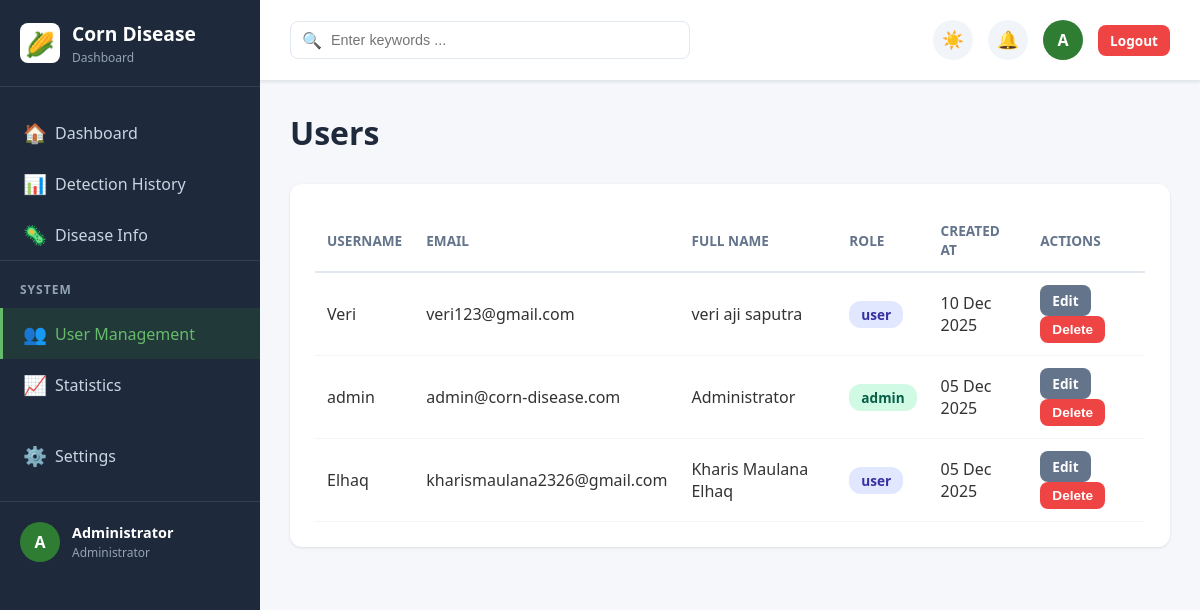
/admin/users (signed in), run on the app's committed database.
### app.py (models this page shows, shortened)
class User(db.Model):
    id = db.Column(db.Integer, primary_key=True)
    username = db.Column(db.String(80), unique=True, nullable=False)
    email = db.Column(db.String(120), unique=True, nullable=False)
    password_hash = db.Column(db.String(255), nullable=False)
    full_name = db.Column(db.String(100), nullable=True)
    phone = db.Column(db.String(20), nullable=True)
    role = db.Column(db.String(20), default='user')  # 'user' or 'admin'
    created_at = db.Column(db.DateTime, default=datetime.utcnow)
    def is_admin(self):
        return self.role == 'admin'

### app.py (the view)
@app.route('/admin/users')
@admin_required
def admin_users():
    users = User.query.order_by(User.created_at.desc()).all()
    return render_template('admin/users/index.html', users=users)

### app.py (called while the page is built)
def admin_required(f):
    @wraps(f)
    def decorated_function(*args, **kwargs):
        if 'user_id' not in session:
            flash('Silakan login terlebih dahulu', 'warning')
            return redirect(url_for('admin_login'))
        user = User.query.get(session['user_id'])
        if not user or not user.is_admin():
            flash('Akses ditolak. Hanya admin yang dapat mengakses halaman ini.', 'error')
            return redirect(url_for('home'))
        return f(*args, **kwargs)
    return decorated_function

### templates/admin/users/index.html (shortened to what this page needs)
<!DOCTYPE html>
<html lang="id">
<head>
    <link rel="stylesheet" href="{{ url_for('static', filename='admin.css') }}">
</head>
<body>
    <div class="admin-layout">
        {% include 'admin/sidebar.html' %}
        <main class="admin-main">
            {% include 'admin/header.html' %}
            <div class="admin-content">
                <h1 class="content-title">Users</h1>
                <div class="table-card">
                    <table class="table">
                        <thead>
                            <tr>
                                <th>Username</th>
                                <th>Email</th>
                                <th>Full Name</th>
                                <th>Role</th>
                                <th>Created At</th>
                                <th>Actions</th>
                            </tr>
                        </thead>
                        <tbody>
                            {% for user in users %}
                            <tr class="table-row">
                                <td>{{ user.username }}</td>
                                <td>{{ user.email }}</td>
                                <td>{{ user.full_name or '-' }}</td>
                                <td>
                                    <span class="status-badge {% if user.role == 'admin' %}published{% else %}draft{% endif %}">{{ user.role }}</span>
                                </td>
                                <td>{{ user.created_at.strftime('%d %b %Y') if user.created_at else 'N/A' }}</td>
                                <td>
                                    <a href="{{ url_for('admin_users_edit', id=user.id) }}" class="btn btn-sm btn-secondary">Edit</a>
                                    <form method="POST" action="{{ url_for('admin_users_delete', id=user.id) }}" style="display: inline;">
                                        <button type="submit" class="btn btn-sm btn-danger" onclick="return confirm('Yakin ingin menghapus?')">Delete</button>
                                    </form>
                                </td>
                            </tr>
                            {% else %}
                            <tr>
                                <td colspan="6" style="text-align: center; color: #94a3b8; padding: 40px;">No users yet</td>
                            </tr>
                            {% endfor %}
                        </tbody>
                    </table>
                </div>
            </div>
        </main>
    </div>
</body>
</html>

### templates/admin/sidebar.html
<aside class="admin-sidebar">
    <div class="sidebar-header">
        <div class="sidebar-logo">🌽</div>
        <div class="sidebar-brand">
            <h2>Corn Disease</h2>
            <p>Dashboard</p>
        </div>
    </div>
    <nav class="sidebar-menu">
        <a href="{{ url_for('admin_dashboard') }}" class="menu-item {% if request.endpoint == 'admin_dashboard' %}active{% endif %}">
            <span class="menu-item-icon">🏠</span>
            <span>Dashboard</span>
        </a>
        <a href="{{ url_for('admin_detections') }}" class="menu-item {% if 'admin_detections' in request.endpoint %}active{% endif %}">
            <span class="menu-item-icon">📊</span>
            <span>Detection History</span>
        </a>
        <a href="{{ url_for('admin_diseases') }}" class="menu-item {% if 'admin_diseases' in request.endpoint %}active{% endif %}">
            <span class="menu-item-icon">🦠</span>
            <span>Disease Info</span>
        </a>
        <div class="menu-section">
            <div class="menu-section-title">System</div>
            <a href="{{ url_for('admin_users') }}" class="menu-item {% if 'admin_users' in request.endpoint %}active{% endif %}">
                <span class="menu-item-icon">👥</span>
                <span>User Management</span>
            </a>
                    <a href="{{ url_for('admin_statistics') }}" class="menu-item {% if 'admin_statistics' in request.endpoint %}active{% endif %}">
                        <span class="menu-item-icon">📈</span>
                        <span>Statistics</span>
                    </a>
                </div>
                <a href="{{ url_for('admin_settings') }}" class="menu-item {% if 'admin_settings' in request.endpoint %}active{% endif %}">
                    <span class="menu-item-icon">⚙️</span>
                    <span>Settings</span>
                </a>
    </nav>
    <div class="sidebar-footer">
        <div class="user-profile">
            <div class="user-avatar">{{ session.full_name[0] if session.full_name else 'A' }}</div>
            <div class="user-info">
                <h4>{{ session.full_name or 'Admin' }}</h4>
                <p>Administrator</p>
            </div>
        </div>
    </div>
</aside>

### static/admin.css (style rules this page uses)
* { margin: 0; padding: 0; box-sizing: border-box; }
body { font-family: 'Segoe UI', Tahoma, Geneva, Verdana, sans-serif; background: #f5f7fa; color: #333; }
.admin-layout { display: flex; min-height: 100vh; }
.admin-sidebar { width: 260px; background: #1e293b; color: white; position: fixed; height: 100vh; overflow-y: auto; transition: transform 0.3s; }
.sidebar-header { padding: 20px; border-bottom: 1px solid rgba(255, 255, 255, 0.1); display: flex; align-items: center; gap: 12px; }
.sidebar-logo { width: 40px; height: 40px; background: white; border-radius: 8px; display: flex; align-items: center; justify-content: center; font-size: 1.5em; }
.sidebar-brand h2 { font-size: 1.2em; margin-bottom: 2px; }
.sidebar-brand p { font-size: 0.75em; color: #94a3b8; }
.sidebar-menu { padding: 20px 0; }
.menu-item { display: flex; align-items: center; gap: 12px; padding: 12px 20px; color: #cbd5e1; text-decoration: none; transition: all 0.3s; border-left: 3px solid transparent; }
.menu-item.active { background: rgba(46, 125, 50, 0.2); color: #66bb6a; border-left-color: #66bb6a; }
.menu-item-icon { font-size: 1.2em; width: 20px; text-align: center; }
.menu-section { padding: 20px 0; border-top: 1px solid rgba(255, 255, 255, 0.1); }
.menu-section-title { padding: 0 20px 10px; font-size: 0.75em; text-transform: uppercase; color: #94a3b8; font-weight: 600; letter-spacing: 1px; }
.sidebar-footer { padding: 20px; border-top: 1px solid rgba(255, 255, 255, 0.1); margin-top: auto; }
.user-profile { display: flex; align-items: center; gap: 12px; }
.user-avatar { width: 40px; height: 40px; border-radius: 50%; background: #2e7d32; display: flex; align-items: center; justify-content: center; color: white; font-weight: 600; }
.user-info h4 { font-size: 0.9em; margin-bottom: 2px; }
.user-info p { font-size: 0.75em; color: #94a3b8; }
.admin-main { margin-left: 260px; flex: 1; background: #f5f7fa; min-height: 100vh; }
.admin-content { padding: 30px; }
.content-title { font-size: 2em; font-weight: 700; color: #1e293b; margin-bottom: 30px; }
.table-card { background: white; border-radius: 12px; padding: 25px; box-shadow: 0 1px 3px rgba(0, 0, 0, 0.1); }
.table { width: 100%; border-collapse: collapse; }
.table th { text-align: left; padding: 12px; border-bottom: 2px solid #e2e8f0; color: #64748b; font-size: 0.85em; font-weight: 600; text-transform: uppercase; }
.table td { padding: 12px; border-bottom: 1px solid #f1f5f9; }
.status-badge { padding: 4px 12px; border-radius: 12px; font-size: 0.85em; font-weight: 600; }
.status-badge.published { background: #d1fae5; color: #065f46; }
.status-badge.draft { background: #e0e7ff; color: #3730a3; }
.btn { padding: 10px 20px; border: none; border-radius: 8px; font-size: 0.9em; font-weight: 600; cursor: pointer; transition: all 0.3s; text-decoration: none; display: inline-block; }
.btn-secondary { background: #64748b; color: white; }
.btn-danger { background: #ef4444; color: white; }
.btn-sm { padding: 6px 12px; font-size: 0.85em; }

### data on the page
User: full_name "Administrator", username "admin", email "admin@corn-disease.com", role "admin", created_at "05 Dec 2025"
User: username "Veri", email "veri123@gmail.com", full_name "veri aji saputra", role "user", created_at "10 Dec 2025"
User: username "Elhaq", email "kharismaulana2326@gmail.com", full_name "Kharis Maulana Elhaq", role "user", created_at "05 Dec 2025"

### other printed values
{{ session.full_name[0] if session.full_name else 'A' }} "A"
